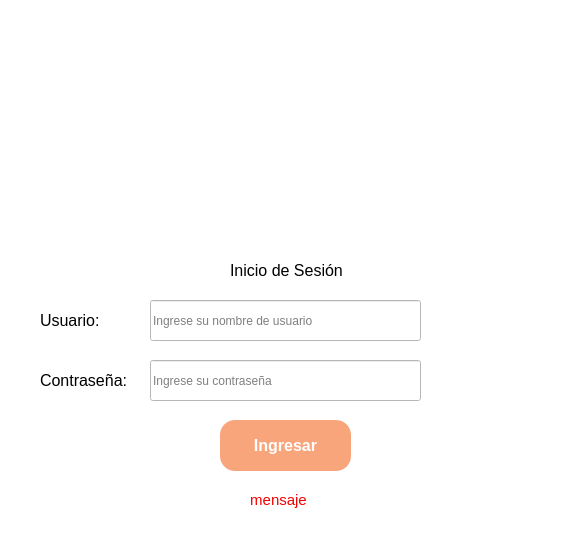
<?xml version="1.0" encoding="UTF-8"?>
<ui version="4.0">
 <class>LoginForm</class>
 <widget class="QDialog" name="LoginForm">
  <property name="geometry">
   <rect>
    <x>0</x>
    <y>0</y>
    <width>570</width>
    <height>543</height>
   </rect>
  </property>
  <property name="windowTitle">
   <string>Inicio de sesión</string>
  </property>
  <property name="styleSheet">
   <string notr="true">background-color: rgb(255, 255, 255);</string>
  </property>
  <widget class="QLabel" name="label">
   <property name="geometry">
    <rect>
     <x>170</x>
     <y>20</y>
     <width>251</width>
     <height>231</height>
    </rect>
   </property>
   <property name="text">
    <string/>
   </property>
   <property name="pixmap">
    <pixmap resource="../resources/imagenes.qrc">:/xy/images/logo.png</pixmap>
   </property>
   <property name="scaledContents">
    <bool>true</bool>
   </property>
  </widget>
  <widget class="QLabel" name="label_2">
   <property name="geometry">
    <rect>
     <x>230</x>
     <y>260</y>
     <width>121</width>
     <height>21</height>
    </rect>
   </property>
   <property name="font">
    <font>
     <pointsize>12</pointsize>
    </font>
   </property>
   <property name="text">
    <string>Inicio de Sesión</string>
   </property>
  </widget>
  <widget class="QLabel" name="label_3">
   <property name="geometry">
    <rect>
     <x>40</x>
     <y>310</y>
     <width>71</width>
     <height>21</height>
    </rect>
   </property>
   <property name="font">
    <font>
     <pointsize>12</pointsize>
    </font>
   </property>
   <property name="text">
    <string>Usuario:</string>
   </property>
  </widget>
  <widget class="QLabel" name="label_4">
   <property name="geometry">
    <rect>
     <x>40</x>
     <y>370</y>
     <width>101</width>
     <height>21</height>
    </rect>
   </property>
   <property name="font">
    <font>
     <pointsize>12</pointsize>
    </font>
   </property>
   <property name="text">
    <string>Contraseña:</string>
   </property>
  </widget>
  <widget class="QLineEdit" name="txtUsuario">
   <property name="geometry">
    <rect>
     <x>150</x>
     <y>300</y>
     <width>271</width>
     <height>41</height>
    </rect>
   </property>
   <property name="inputMask">
    <string/>
   </property>
   <property name="text">
    <string/>
   </property>
   <property name="placeholderText">
    <string>Ingrese su nombre de usuario</string>
   </property>
  </widget>
  <widget class="QLineEdit" name="txtClave">
   <property name="geometry">
    <rect>
     <x>150</x>
     <y>360</y>
     <width>271</width>
     <height>41</height>
    </rect>
   </property>
   <property name="echoMode">
    <enum>QLineEdit::EchoMode::Password</enum>
   </property>
   <property name="placeholderText">
    <string>Ingrese su contraseña</string>
   </property>
  </widget>
  <widget class="QPushButton" name="btnIngresar">
   <property name="geometry">
    <rect>
     <x>220</x>
     <y>420</y>
     <width>131</width>
     <height>51</height>
    </rect>
   </property>
   <property name="font">
    <font>
     <pointsize>12</pointsize>
     <bold>true</bold>
    </font>
   </property>
   <property name="cursor">
    <cursorShape>PointingHandCursor</cursorShape>
   </property>
   <property name="styleSheet">
    <string notr="true">background-color: rgb(248, 165, 124);
color: rgb(255, 255, 255);
border-radius: 15px;</string>
   </property>
   <property name="text">
    <string>Ingresar</string>
   </property>
  </widget>
  <widget class="QLabel" name="lblMensaje">
   <property name="geometry">
    <rect>
     <x>88</x>
     <y>490</y>
     <width>381</width>
     <height>20</height>
    </rect>
   </property>
   <property name="font">
    <font>
     <pointsize>11</pointsize>
    </font>
   </property>
   <property name="styleSheet">
    <string notr="true">color: rgb(243, 0, 0);</string>
   </property>
   <property name="text">
    <string>mensaje</string>
   </property>
   <property name="alignment">
    <set>Qt::AlignmentFlag::AlignCenter</set>
   </property>
  </widget>
 </widget>
 <resources>
  <include location="../resources/imagenes.qrc"/>
 </resources>
 <connections/>
</ui>
